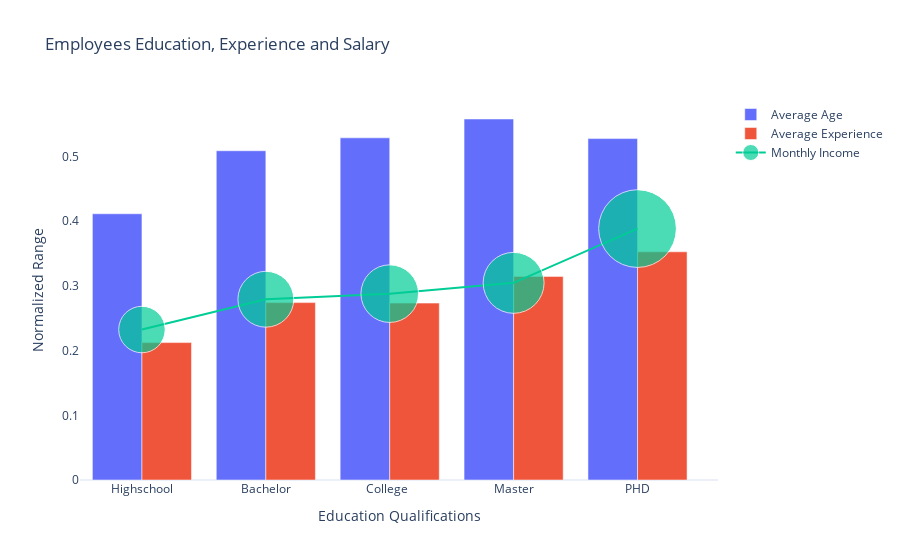

Notebook code for this chart:
### Code cell
x_value= employee_grp_by_education_norm.index.values

fig = go.Figure()
fig.add_trace(go.Bar(x=x_value, y = employee_grp_by_education_norm.AGE, name="Average Age", hovertext =employee_grp_by_education.AGE.values))
fig.add_trace(go.Bar(x=x_value, y = employee_grp_by_education_norm.TOTAL_WORKING_YEARS, name="Average Experience", hovertext =employee_grp_by_education.TOTAL_WORKING_YEARS.values))
fig.add_trace(go.Scatter(x=x_value,
                         y = employee_grp_by_education_norm.MONTHLY_INCOME,
                         mode="lines+markers", name="Monthly Income",
                         hovertext =employee_grp_by_education.MONTHLY_INCOME.values,
                         marker=dict(size =200*employee_grp_by_education_norm.MONTHLY_INCOME.values)))

fig.update_layout(title="Employees Education, Experience and Salary",
                  xaxis_title="Education Qualifications",
                  yaxis_title="Normalized Range",
                  template="plotly_white", 
                  xaxis_showgrid=False,
                  yaxis_showgrid=False)

### Figure 1 — Plotly figure (JSON) as saved in the notebook; plotly's stock layout.template omitted (floating-point values rounded to 4 significant figures)
{"data": [{"hovertext": [39.38, 40.21, 35.29, 41.44, 40.17], "name": "Average Age", "type": "bar", "x": ["Highschool", "Bachelor", "College  ", "Master", "PHD"], "y": [0.4116, 0.509, 0.5289, 0.5581, 0.5278]}, {"hovertext": [10.97, 10.94, 8.496, 12.59, 14.11], "name": "Average Experience", "type": "bar", "x": ["Highschool", "Bachelor", "College  ", "Master", "PHD"], "y": [0.2124, 0.2742, 0.2734, 0.3147, 0.3528]}, {"hovertext": [6315.0, 6480.0, 5426.0, 6797.0, 8390.0], "marker": {"size": [46.52, 55.89, 57.62, 60.96, 77.73]}, "mode": "lines+markers", "name": "Monthly Income", "type": "scatter", "x": ["Highschool", "Bachelor", "College  ", "Master", "PHD"], "y": [0.2326, 0.2794, 0.2881, 0.3048, 0.3887]}], "layout": {"title": {"text": "Employees Education, Experience and Salary"}, "xaxis": {"showgrid": false, "title": {"text": "Education Qualifications"}}, "yaxis": {"showgrid": false, "title": {"text": "Normalized Range"}}}}
